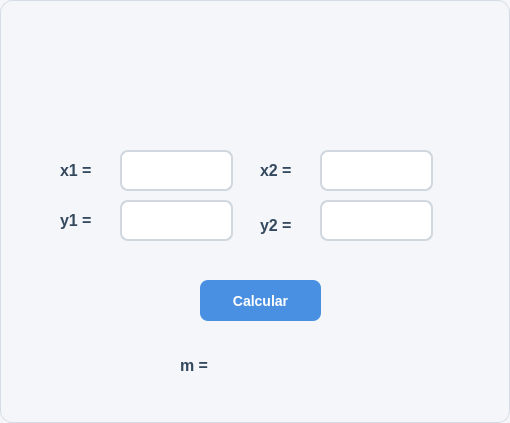
<?xml version="1.0" encoding="UTF-8"?>
<ui version="4.0">
 <class>DigalogoEjercicio1</class>
 <widget class="QDialog" name="DigalogoEjercicio1">
  <property name="geometry">
   <rect>
    <x>0</x>
    <y>0</y>
    <width>510</width>
    <height>423</height>
   </rect>
  </property>
  <property name="windowTitle">
   <string>Dialog</string>
  </property>
  <property name="styleSheet">
   <string notr="true">/* =========================
   ESTILO GENERAL DEL DIALOG
   ========================= */
QDialog {
    background-color: #f4f6f9;
    border: 1px solid #d6dce5;
    border-radius: 12px;
    font-family: &quot;Segoe UI&quot;;
    font-size: 14px;
    color: #2c3e50;
}

/* =========================
   LABELS
   ========================= */
QLabel {
    color: #34495e;
    font-weight: 500;
    background: transparent;
}

/* =========================
   CAMPOS DE TEXTO
   ========================= */
QLineEdit {
    background-color: #ffffff;
    border: 2px solid #d0d7de;
    border-radius: 8px;
    padding: 8px 10px;
    color: #2c3e50;
    selection-background-color: #4a90e2;
    selection-color: white;
}

/* Cuando el usuario selecciona el campo */
QLineEdit:focus {
    border: 2px solid #4a90e2;
    background-color: #ffffff;
}

/* Campo deshabilitado */
QLineEdit:disabled {
    background-color: #ecf0f1;
    color: #95a5a6;
    border: 2px solid #dfe6e9;
}

/* =========================
   BOTONES
   ========================= */
QPushButton {
    background-color: #4a90e2;
    color: white;
    border: none;
    border-radius: 8px;
    padding: 8px 16px;
    font-size: 14px;
    font-weight: 600;
}

/* Hover */
QPushButton:hover {
    background-color: #357abd;
}

/* Click */
QPushButton:pressed {
    background-color: #2f6da3;
    padding-top: 9px;
    padding-bottom: 7px;
}

/* Botón deshabilitado */
QPushButton:disabled {
    background-color: #bdc3c7;
    color: #ecf0f1;
}

/* =========================
   TOOLTIP OPCIONAL
   ========================= */
QToolTip {
    background-color: #2c3e50;
    color: white;
    border: 1px solid #4a90e2;
    padding: 5px;
    border-radius: 6px;
}</string>
  </property>
  <widget class="QLabel" name="label">
   <property name="geometry">
    <rect>
     <x>180</x>
     <y>50</y>
     <width>141</width>
     <height>71</height>
    </rect>
   </property>
   <property name="text">
    <string/>
   </property>
   <property name="pixmap">
    <pixmap>../../../../Users/Dell/Downloads/Captura de pantalla 2026-06-01 144756.png</pixmap>
   </property>
   <property name="scaledContents">
    <bool>true</bool>
   </property>
  </widget>
  <widget class="QLabel" name="label_2">
   <property name="geometry">
    <rect>
     <x>60</x>
     <y>160</y>
     <width>61</width>
     <height>21</height>
    </rect>
   </property>
   <property name="font">
    <font>
     <pointsize>12</pointsize>
     <weight>62</weight>
     <bold>true</bold>
    </font>
   </property>
   <property name="text">
    <string>x1 =</string>
   </property>
  </widget>
  <widget class="QLabel" name="label_3">
   <property name="geometry">
    <rect>
     <x>260</x>
     <y>210</y>
     <width>61</width>
     <height>31</height>
    </rect>
   </property>
   <property name="font">
    <font>
     <pointsize>12</pointsize>
     <weight>62</weight>
     <bold>true</bold>
    </font>
   </property>
   <property name="text">
    <string>y2 =</string>
   </property>
  </widget>
  <widget class="QLabel" name="label_4">
   <property name="geometry">
    <rect>
     <x>60</x>
     <y>200</y>
     <width>61</width>
     <height>41</height>
    </rect>
   </property>
   <property name="font">
    <font>
     <pointsize>12</pointsize>
     <weight>62</weight>
     <bold>true</bold>
    </font>
   </property>
   <property name="text">
    <string>y1 =</string>
   </property>
  </widget>
  <widget class="QLabel" name="label_5">
   <property name="geometry">
    <rect>
     <x>260</x>
     <y>150</y>
     <width>61</width>
     <height>41</height>
    </rect>
   </property>
   <property name="font">
    <font>
     <pointsize>12</pointsize>
     <weight>62</weight>
     <bold>true</bold>
    </font>
   </property>
   <property name="text">
    <string>x2 =</string>
   </property>
  </widget>
  <widget class="QLabel" name="lbl_resultado">
   <property name="geometry">
    <rect>
     <x>180</x>
     <y>350</y>
     <width>61</width>
     <height>31</height>
    </rect>
   </property>
   <property name="font">
    <font>
     <pointsize>12</pointsize>
     <weight>62</weight>
     <bold>true</bold>
    </font>
   </property>
   <property name="text">
    <string>m = </string>
   </property>
  </widget>
  <widget class="QLineEdit" name="txt_x1">
   <property name="geometry">
    <rect>
     <x>120</x>
     <y>150</y>
     <width>113</width>
     <height>41</height>
    </rect>
   </property>
   <property name="font">
    <font>
     <pointsize>10</pointsize>
    </font>
   </property>
  </widget>
  <widget class="QLineEdit" name="txt_y1">
   <property name="geometry">
    <rect>
     <x>120</x>
     <y>200</y>
     <width>113</width>
     <height>41</height>
    </rect>
   </property>
   <property name="font">
    <font>
     <pointsize>10</pointsize>
    </font>
   </property>
  </widget>
  <widget class="QLineEdit" name="txt_x2">
   <property name="geometry">
    <rect>
     <x>320</x>
     <y>150</y>
     <width>113</width>
     <height>41</height>
    </rect>
   </property>
   <property name="font">
    <font>
     <pointsize>10</pointsize>
    </font>
   </property>
  </widget>
  <widget class="QLineEdit" name="txt_y2">
   <property name="geometry">
    <rect>
     <x>320</x>
     <y>200</y>
     <width>113</width>
     <height>41</height>
    </rect>
   </property>
   <property name="font">
    <font>
     <pointsize>10</pointsize>
    </font>
   </property>
  </widget>
  <widget class="QPushButton" name="btn_calcular">
   <property name="geometry">
    <rect>
     <x>200</x>
     <y>280</y>
     <width>121</width>
     <height>41</height>
    </rect>
   </property>
   <property name="font">
    <font>
     <pointsize>-1</pointsize>
     <weight>75</weight>
     <bold>true</bold>
    </font>
   </property>
   <property name="text">
    <string>Calcular</string>
   </property>
  </widget>
 </widget>
 <resources/>
 <connections/>
</ui>
